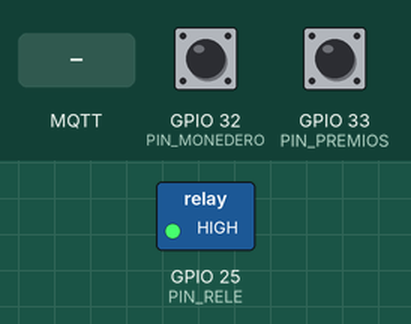
Bench run of a sketch on a simulated ESP32. On the bench: switched loads named in the sketch (green lamp = pin HIGH). Inputs (shaded band) come from the test bench; at power-on: GPIO 32 (PIN_MONEDERO) HIGH, GPIO 33 (PIN_PREMIOS) HIGH. WiFi joins after 1.5 s; servers stay silent unless stated; no MQTT or app messages arrive unless stated.

Above: at 2.7 s.
2.8 s: MQTT message "ON" arrives on the first subscribed topic
At 4.0 s:
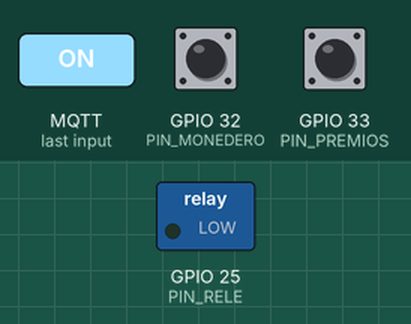
4.3 s: MQTT message "1" arrives on the first subscribed topic
At 5.4 s:
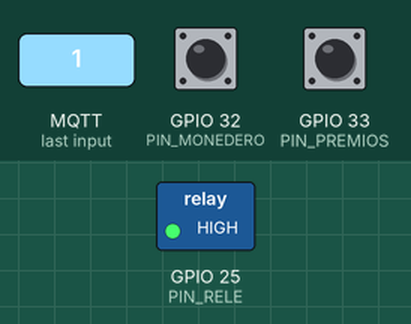
Timing chart, 0 to 7.3 s (numbered marks = the images above; inputs shaded):
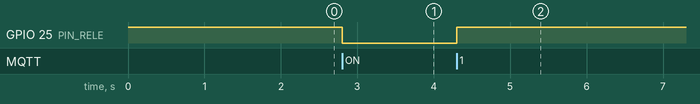

The sketch:

ngame_esp.ino
```cpp
/*
 * NANDO GAME - Firmware ESP32
 * =============================
 * Conexion WiFi + MQTT al servidor NandoGame.
 * Reporta monedas, premios y estado de power.
 *
 * Configurar WiFi y servidor MQTT abajo.
 * Usar IDE de Arduino con soporte ESP32.
 */

#include <WiFi.h>
#include <PubSubClient.h>

// ---- CONFIGURACION ----
const char* WIFI_SSID     = "XXXXXX";
const char* WIFI_PASS     = "XXXXXX";
const char* MQTT_SERVER   = "app.ngame.cl";
const int   MQTT_PORT     = 8080;
const char* MQTT_USER     = "";
const char* MQTT_PASS     = "";
const char* MACHINE_ID    = "M0001";
const char* API_KEY       = "nk_xxxxxxxxxxxxxxxxxxxxxxxxxxxxxxxx";
// -----------------------

#define PIN_MONEDERO 32
#define PIN_PREMIOS  33
#define PIN_RELE     25

WiFiClient wifiClient;
PubSubClient mqtt(wifiClient);

unsigned long lastReport = 0;
unsigned long lastRSSI   = 0;
int pulseCoin = 0, pulsePrize = 0;

void setup() {
  Serial.begin(115200);
  pinMode(PIN_MONEDERO, INPUT_PULLUP);
  pinMode(PIN_PREMIOS,  INPUT_PULLUP);
  pinMode(PIN_RELE,     OUTPUT);
  digitalWrite(PIN_RELE, HIGH);

  WiFi.begin(WIFI_SSID, WIFI_PASS);
  while (WiFi.status() != WL_CONNECTED) { delay(500); }

  mqtt.setServer(MQTT_SERVER, MQTT_PORT);
  mqtt.setCallback(callback);
}

void callback(char* topic, byte* payload, unsigned int len) {
  String msg = "";
  for (unsigned int i = 0; i < len; i++) msg += (char)payload[i];

  String t = String(topic);
  String base = "nandogame/" + String(MACHINE_ID) + "/";

  if (t == base + "power") {
    digitalWrite(PIN_RELE, (msg == "ON") ? LOW : HIGH);
    mqtt.publish((base + "status").c_str(), (msg == "ON") ? "online" : "offline");
  }
}

void reconnect() {
  while (!mqtt.connected()) {
    String id = "ng_" + String(MACHINE_ID);
    if (mqtt.connect(id.c_str(), MQTT_USER, MQTT_PASS)) {
      String base = "nandogame/" + String(MACHINE_ID) + "/";
      mqtt.subscribe((base + "power").c_str());
      mqtt.subscribe((base + "relay_active_low").c_str());
      mqtt.publish((base + "status").c_str(), "online");
    }
  }
}

void loop() {
  if (!mqtt.connected()) reconnect();
  mqtt.loop();

  static int lastCoin = HIGH;
  int coinVal = digitalRead(PIN_MONEDERO);
  if (coinVal == LOW && lastCoin == HIGH) pulseCoin++;
  lastCoin = coinVal;

  static int lastPrize = HIGH;
  int prizeVal = digitalRead(PIN_PREMIOS);
  if (prizeVal == LOW && lastPrize == HIGH) pulsePrize++;
  lastPrize = prizeVal;

  if (millis() - lastReport > 3000) {
    lastReport = millis();
    String base = "nandogame/" + String(MACHINE_ID) + "/";
    if (pulseCoin > 0) {
      mqtt.publish((base + "monedas").c_str(), String(pulseCoin).c_str());
      pulseCoin = 0;
    }
    if (pulsePrize > 0) {
      mqtt.publish((base + "premios").c_str(), String(pulsePrize).c_str());
      pulsePrize = 0;
    }
  }

  if (millis() - lastRSSI > 60000) {
    lastRSSI = millis();
    mqtt.publish((String("nandogame/") + MACHINE_ID + "/rssi").c_str(), String(WiFi.RSSI()).c_str());
  }
}
```

Measured:
- after the input at 2.8 s, GPIO 25 (PIN_RELE): HIGH → LOW at once
- after the input at 4.3 s, GPIO 25 (PIN_RELE): LOW → HIGH at once
